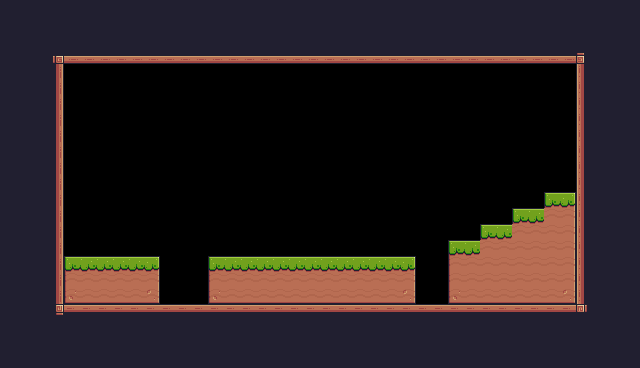

This is a level from a 2D game, rendered from its Tiled map with the project's own tilesets. A one-line summary and the complete map file follow:
An orthogonal 40x23 tile map with 16x16 px tiles, 2 tile layers (frame, platform) and 13 objects (Player, Checkpoint).

<map version="1.10" tiledversion="1.10.2" orientation="orthogonal" renderorder="right-down" width="40" height="23" tilewidth="16" tileheight="16" infinite="0" nextlayerid="6" nextobjectid="30">
 <tileset firstgid="1" source="Pixel Adventure.tsx" />
 <layer id="1" name="frame" width="40" height="23" locked="1">
  <data encoding="csv">
200,200,200,200,200,200,200,200,200,200,200,200,200,200,200,200,200,200,200,200,200,200,200,200,200,200,200,200,200,200,200,200,200,200,200,200,200,200,200,200,
200,200,200,200,200,200,200,200,200,200,200,200,200,200,200,200,200,200,200,200,200,200,200,200,200,200,200,200,200,200,200,200,200,200,200,200,200,200,200,200,
200,200,200,200,200,200,200,200,200,200,200,200,200,200,200,200,200,200,200,200,200,200,200,200,200,200,200,200,200,200,200,200,200,200,200,200,200,200,200,200,
200,200,200,92,134,134,134,134,134,134,134,134,134,134,134,134,134,134,134,134,134,134,134,134,134,134,134,134,134,134,134,134,134,134,134,134,93,200,200,200,
200,200,200,113,0,0,0,0,0,0,0,0,0,0,0,0,0,0,0,0,0,0,0,0,0,0,0,0,0,0,0,0,0,0,0,0,111,200,200,200,
200,200,200,113,0,0,0,0,0,0,0,0,0,0,0,0,0,0,0,0,0,0,0,0,0,0,0,0,0,0,0,0,0,0,0,0,111,200,200,200,
200,200,200,113,0,0,0,0,0,0,0,0,0,0,0,0,0,0,0,0,0,0,0,0,0,0,0,0,0,0,0,0,0,0,0,0,111,200,200,200,
200,200,200,113,0,0,0,0,0,0,0,0,0,0,0,0,0,0,0,0,0,0,0,0,0,0,0,0,0,0,0,0,0,0,0,0,111,200,200,200,
200,200,200,113,0,0,0,0,0,0,0,0,0,0,0,0,0,0,0,0,0,0,0,0,0,0,0,0,0,0,0,0,0,0,0,0,111,200,200,200,
200,200,200,113,0,0,0,0,0,0,0,0,0,0,0,0,0,0,0,0,0,0,0,0,0,0,0,0,0,0,0,0,0,0,0,0,111,200,200,200,
200,200,200,113,0,0,0,0,0,0,0,0,0,0,0,0,0,0,0,0,0,0,0,0,0,0,0,0,0,0,0,0,0,0,0,0,111,200,200,200,
200,200,200,113,0,0,0,0,0,0,0,0,0,0,0,0,0,0,0,0,0,0,0,0,0,0,0,0,0,0,0,0,0,0,0,0,111,200,200,200,
200,200,200,113,0,0,0,0,0,0,0,0,0,0,0,0,0,0,0,0,0,0,0,0,0,0,0,0,0,0,0,0,0,0,0,0,111,200,200,200,
200,200,200,113,0,0,0,0,0,0,0,0,0,0,0,0,0,0,0,0,0,0,0,0,0,0,0,0,0,0,0,0,0,0,0,0,111,200,200,200,
200,200,200,113,0,0,0,0,0,0,0,0,0,0,0,0,0,0,0,0,0,0,0,0,0,0,0,0,0,0,0,0,0,0,0,0,111,200,200,200,
200,200,200,113,0,0,0,0,0,0,0,0,0,0,0,0,0,0,0,0,0,0,0,0,0,0,0,0,0,0,0,0,0,0,0,0,111,200,200,200,
200,200,200,113,0,0,0,0,0,0,0,0,0,0,0,0,0,0,0,0,0,0,0,0,0,0,0,0,0,0,0,0,0,0,0,0,111,200,200,200,
200,200,200,113,0,0,0,0,0,0,0,0,0,0,0,0,0,0,0,0,0,0,0,0,0,0,0,0,0,0,0,0,0,0,0,0,111,200,200,200,
200,200,200,113,0,0,0,0,0,0,0,0,0,0,0,0,0,0,0,0,0,0,0,0,0,0,0,0,0,0,0,0,0,0,0,0,111,200,200,200,
200,200,200,114,90,90,90,90,90,90,90,90,90,90,90,90,90,90,90,90,90,90,90,90,90,90,90,90,90,90,90,90,90,90,90,90,115,200,200,200,
200,200,200,200,200,200,200,200,200,200,200,200,200,200,200,200,200,200,200,200,200,200,200,200,200,200,200,200,200,200,200,200,200,200,200,200,200,200,200,200,
200,200,200,200,200,200,200,200,200,200,200,200,200,200,200,200,200,200,200,200,200,200,200,200,200,200,200,200,200,200,200,200,200,200,200,200,200,200,200,200,
200,200,200,200,200,200,200,200,200,200,200,200,200,200,200,200,200,200,200,200,200,200,200,200,200,200,200,200,200,200,200,200,200,200,200,200,200,200,200,200
</data>
 </layer>
 <objectgroup id="3" name="spawnpoints" locked="1">
  <object id="8" name="Player" type="Player" x="79.8611" y="223.611" width="31.9444" height="31.25" />
  <object id="14" x="0.694444" y="0.694444" width="639.583" height="367.361" />
  <object id="29" name="Checkpoint" type="Checkpoint" x="544" y="128" width="32" height="64" />
 </objectgroup>
 <objectgroup id="5" name="collisions" locked="1">
  <object id="18" x="48" y="64" width="16" height="256" />
  <object id="19" x="48" y="48" width="544" height="16" />
  <object id="20" x="576" y="64" width="16" height="256" />
  <object id="21" x="64" y="304" width="512" height="16" />
  <object id="22" x="64" y="256" width="96" height="48" />
  <object id="23" x="208" y="256" width="208" height="48" />
  <object id="24" x="448" y="240" width="128" height="64" />
  <object id="25" x="480" y="224" width="96" height="16" />
  <object id="26" x="512" y="208" width="64" height="16" />
  <object id="27" x="544" y="192" width="32" height="16" />
 </objectgroup>
 <layer id="2" name="platform" width="40" height="23" locked="1">
  <data encoding="csv">
0,0,0,0,0,0,0,0,0,0,0,0,0,0,0,0,0,0,0,0,0,0,0,0,0,0,0,0,0,0,0,0,0,0,0,0,0,0,0,0,
0,0,0,0,0,0,0,0,0,0,0,0,0,0,0,0,0,0,0,0,0,0,0,0,0,0,0,0,0,0,0,0,0,0,0,0,0,0,0,0,
0,0,0,0,0,0,0,0,0,0,0,0,0,0,0,0,0,0,0,0,0,0,0,0,0,0,0,0,0,0,0,0,0,0,0,0,0,0,0,0,
0,0,0,0,0,0,0,0,0,0,0,0,0,0,0,0,0,0,0,0,0,0,0,0,0,0,0,0,0,0,0,0,0,0,0,0,0,0,0,0,
0,0,0,0,0,0,0,0,0,0,0,0,0,0,0,0,0,0,0,0,0,0,0,0,0,0,0,0,0,0,0,0,0,0,0,0,0,0,0,0,
0,0,0,0,0,0,0,0,0,0,0,0,0,0,0,0,0,0,0,0,0,0,0,0,0,0,0,0,0,0,0,0,0,0,0,0,0,0,0,0,
0,0,0,0,0,0,0,0,0,0,0,0,0,0,0,0,0,0,0,0,0,0,0,0,0,0,0,0,0,0,0,0,0,0,0,0,0,0,0,0,
0,0,0,0,0,0,0,0,0,0,0,0,0,0,0,0,0,0,0,0,0,0,0,0,0,0,0,0,0,0,0,0,0,0,0,0,0,0,0,0,
0,0,0,0,0,0,0,0,0,0,0,0,0,0,0,0,0,0,0,0,0,0,0,0,0,0,0,0,0,0,0,0,0,0,0,0,0,0,0,0,
0,0,0,0,0,0,0,0,0,0,0,0,0,0,0,0,0,0,0,0,0,0,0,0,0,0,0,0,0,0,0,0,0,0,0,0,0,0,0,0,
0,0,0,0,0,0,0,0,0,0,0,0,0,0,0,0,0,0,0,0,0,0,0,0,0,0,0,0,0,0,0,0,0,0,0,0,0,0,0,0,
0,0,0,0,0,0,0,0,0,0,0,0,0,0,0,0,0,0,0,0,0,0,0,0,0,0,0,0,0,0,0,0,0,0,0,0,0,0,0,0,
0,0,0,0,0,0,0,0,0,0,0,0,0,0,0,0,0,0,0,0,0,0,0,0,0,0,0,0,0,0,0,0,0,0,7,9,0,0,0,0,
0,0,0,0,0,0,0,0,0,0,0,0,0,0,0,0,0,0,0,0,0,0,0,0,0,0,0,0,0,0,0,0,7,8,30,31,0,0,0,0,
0,0,0,0,0,0,0,0,0,0,0,0,0,0,0,0,0,0,0,0,0,0,0,0,0,0,0,0,0,0,7,8,30,30,30,31,0,0,0,0,
0,0,0,0,0,0,0,0,0,0,0,0,0,0,0,0,0,0,0,0,0,0,0,0,0,0,0,0,7,8,30,30,30,30,30,31,0,0,0,0,
0,0,0,0,7,8,8,8,8,9,0,0,0,7,8,8,8,8,8,8,8,8,8,8,8,9,0,0,29,30,30,30,30,30,30,31,0,0,0,0,
0,0,0,0,29,30,30,30,30,31,0,0,0,29,30,30,30,30,30,30,30,30,30,30,30,31,0,0,29,30,30,30,30,30,30,31,0,0,0,0,
0,0,0,0,51,52,52,52,52,53,0,0,0,51,52,52,52,52,52,52,52,52,52,52,52,53,0,0,51,52,52,52,52,52,52,53,0,0,0,0,
0,0,0,0,0,0,0,0,0,0,0,0,0,0,0,0,0,0,0,0,0,0,0,0,0,0,0,0,0,0,0,0,0,0,0,0,0,0,0,0,
0,0,0,0,0,0,0,0,0,0,0,0,0,0,0,0,0,0,0,0,0,0,0,0,0,0,0,0,0,0,0,0,0,0,0,0,0,0,0,0,
0,0,0,0,0,0,0,0,0,0,0,0,0,0,0,0,0,0,0,0,0,0,0,0,0,0,0,0,0,0,0,0,0,0,0,0,0,0,0,0,
0,0,0,0,0,0,0,0,0,0,0,0,0,0,0,0,0,0,0,0,0,0,0,0,0,0,0,0,0,0,0,0,0,0,0,0,0,0,0,0
</data>
 </layer>
</map>
